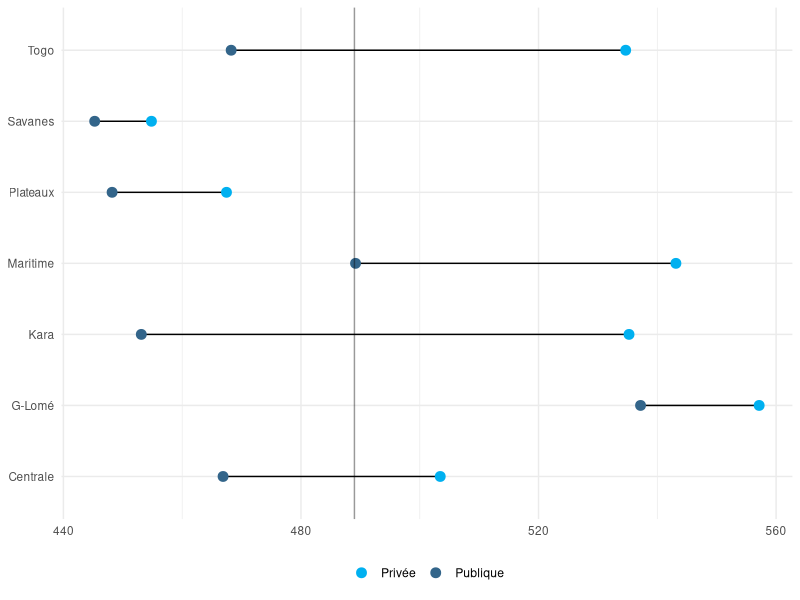
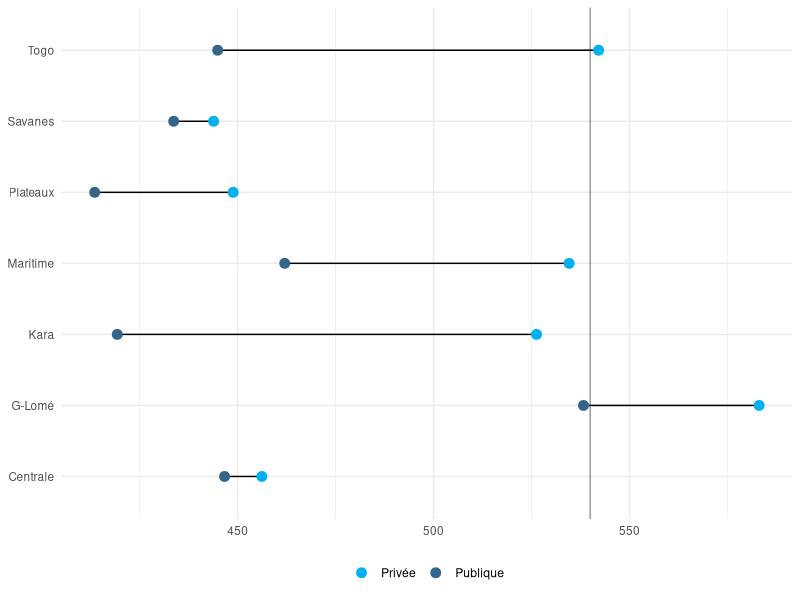

Source code (R) for these figures, in order:
library(tidyverse)

df = readxl::read_xlsx("data_perf.xlsx")

df %>% 
  select(ID_STRATE,mat_pub,mat_pri) %>%
  pivot_longer(cols = c(mat_pub,mat_pri)) %>%
  rename(perf = name, 
         taux = value) -> dat


ggplot(dat, aes(x = taux, y = ID_STRATE)) +
  geom_line() +
  geom_point(aes(color = perf),size = 3) +
  geom_vline(xintercept = 489,linetype = "solid",size = 0.5,alpha = 0.4) +
  scale_color_manual(name = NULL,labels = c("Privée", "Publique"),values = c("#00B0F0","#33658A")) +
  theme_minimal() +
  theme(legend.position = "bottom") +
  theme(axis.title.x = element_blank(),
        axis.title.y = element_blank(),
        axis.text = element_text(size = 8.5)
  )


df %>% 
  select(ID_STRATE,lang_pub,lang_pri) %>%
  pivot_longer(cols = c(lang_pub,lang_pri)) %>%
  rename(perf = name, 
         taux = value) -> dat2


ggplot(dat2, aes(x = taux, y = ID_STRATE)) +
  geom_line() +
  geom_point(aes(color = perf),size = 3) +
  geom_vline(xintercept = 540,linetype = "solid",size = 0.5,alpha = 0.4) +
  scale_color_manual(name = NULL,labels = c("Privée", "Publique"),values = c("#00B0F0","#33658A")) +
  theme_minimal() +
  theme(legend.position = "bottom") +
  theme(axis.title.x = element_blank(),
        axis.title.y = element_blank(),
        axis.text = element_text(size = 8.5)
  )

